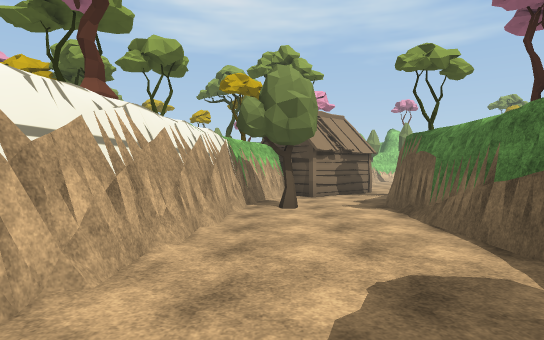
[1] (above)

15 first-person views from a walk through a scene from a Unity 3-D project. The camera is 1.5 m above the floor, looks level and sees 75° across. The floor is counted in squares, 2 m on a side. Each view is taken from the middle of a square. On the plan, view 1 faces up. The plan holds only what a view shows up to about 11 squares ahead; the rest is blank. The place goes on beyond the plan. The player is left out. Some surface patterns are stand-ins.

[2]
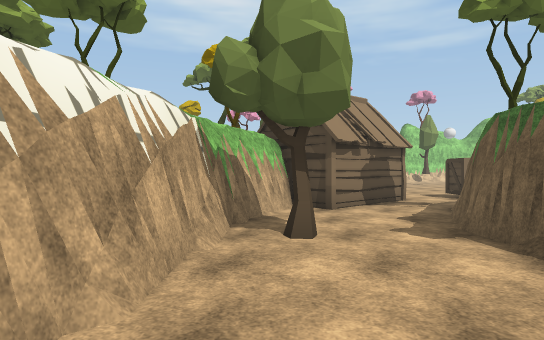

[3]
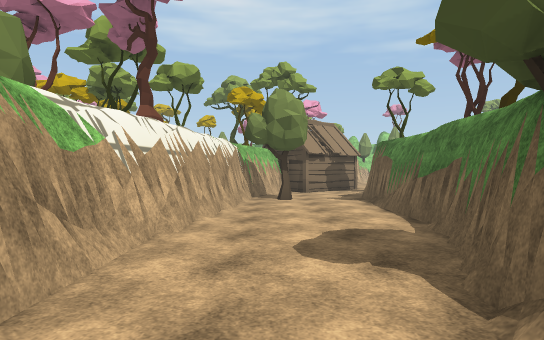

[4]
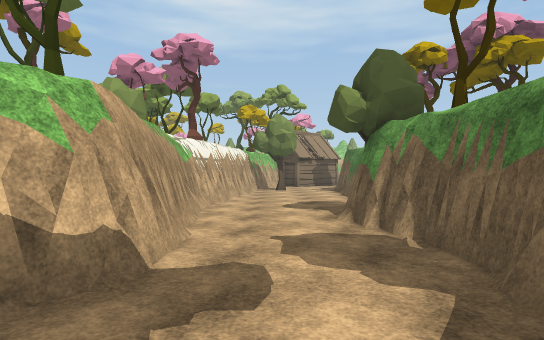

[5]
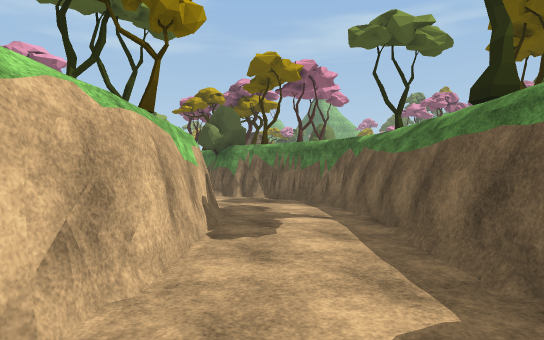

[6]
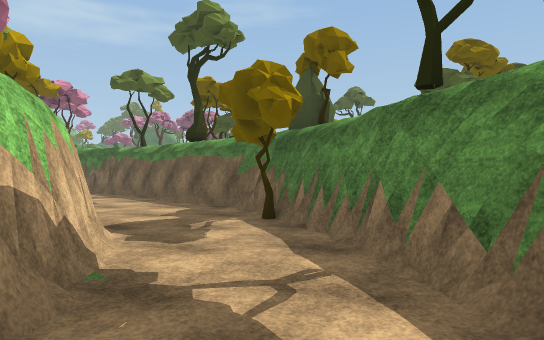

[7]
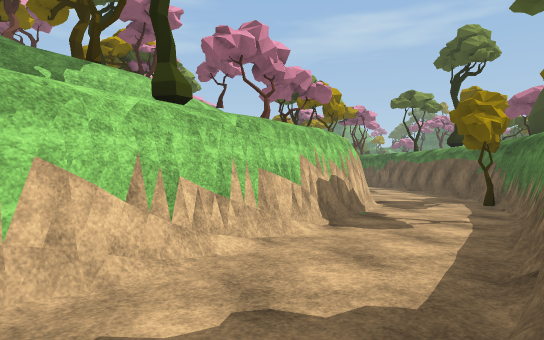

[8]
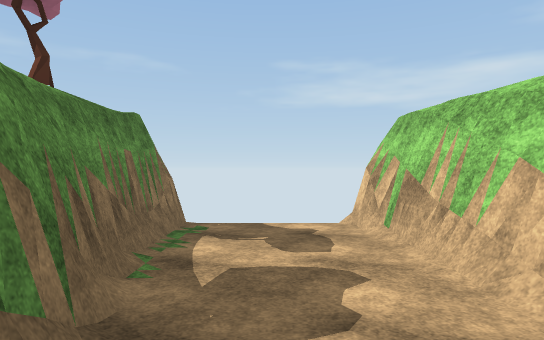

[9]
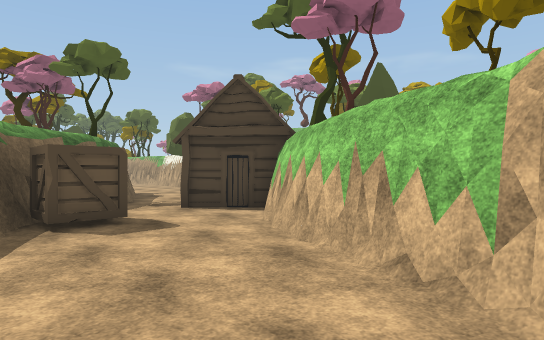

[10]
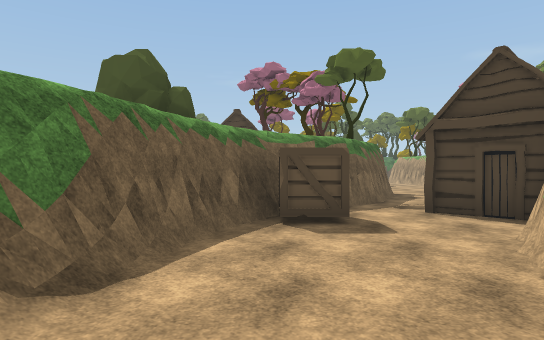

[11]
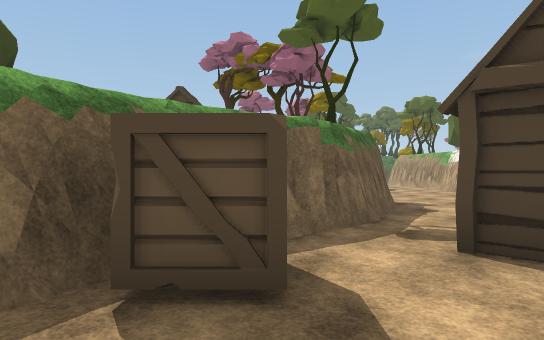

[12]
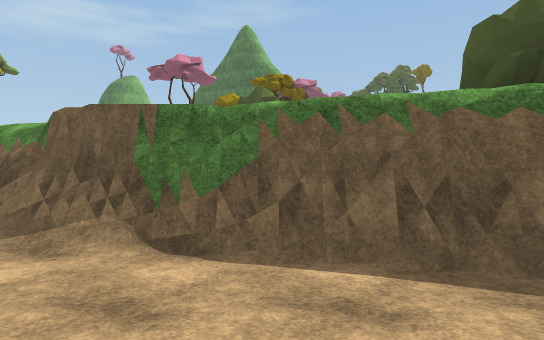

[13]
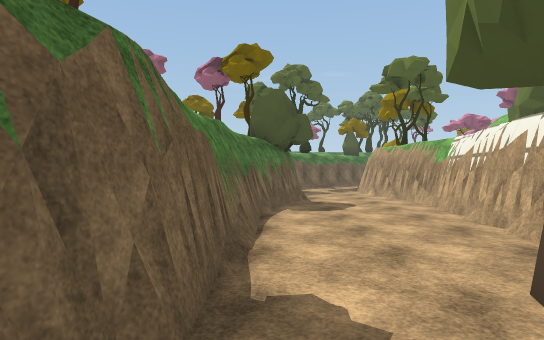

[14]
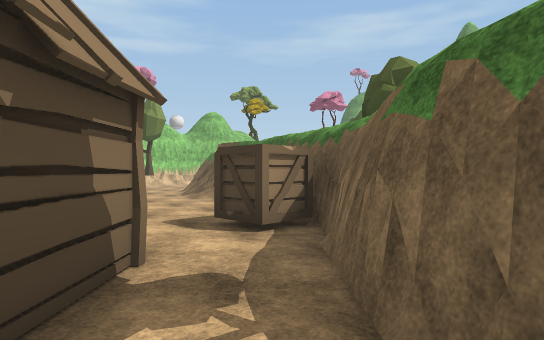

[15]
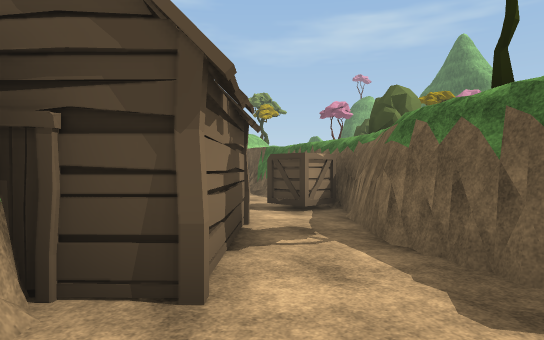

### Floor plan
Key: @ floor where view 1 was taken; # wall or solid block; x gap in a wall; . floor; H hut; T tree; C crate.
Columns run from 15 left of view 1 to 8 right of it. Each row starts with its distance up from view 1.
 18                    ##..#
 17                    #...#
 16                   ##...#
 15                   #...##
 14                  ##...#
 13                  #..CC#
 12                 ##H.C##
 11                ##H..##
 10               ##H..##
  9               #....#
  8               #...##
  7               #T..#
  6               #...#
  5               #...#
  4              ##...#
  3              #....#
  2              #...##
  1              #...#
  0              #.@.#
 -1              #...#
 -2              ##..#
 -3              ##..#
 -4             ##...#
 -5            ##...##
 -6           ##....#
 -7          ##....##
 -8       ####...###
 -9 #######......#
-10 x..........T##
-11  ......####
-12  ..#####
-13 ####

Positions as (right, up) in squares from view 1, and headings:
1: (0, 0), facing up
2: (0, 3), facing up
3: (0, -2), facing up
4: (0, -6), facing up
5: (-5, -9), facing up-right
6: (-10, -10), facing right
7: (-13, -12), facing up-right
8: (-10, -11), facing left
9: (7, 18), facing down-left
10: (6, 18), facing down
11: (5, 15), facing down
12: (4, 15), facing right
13: (2, 9), facing down
14: (2, 9), facing up-right
15: (0, 8), facing up-right
